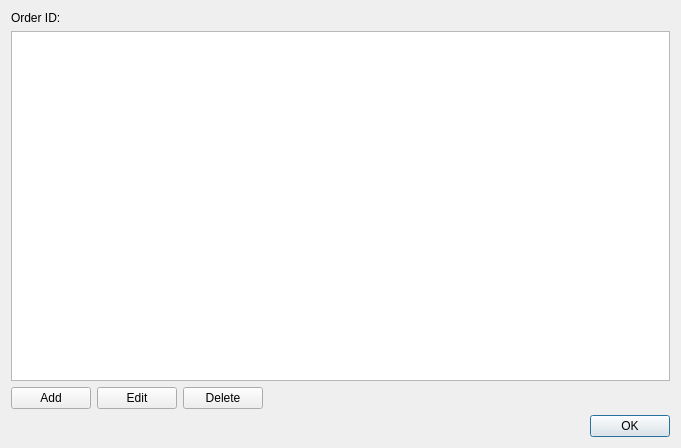
<?xml version="1.0" encoding="UTF-8"?>
<ui version="4.0">
 <class>ExpenseDetailsWindow</class>
 <widget class="QDialog" name="ExpenseDetailsWindow">
  <property name="geometry">
   <rect>
    <x>0</x>
    <y>0</y>
    <width>681</width>
    <height>448</height>
   </rect>
  </property>
  <property name="windowTitle">
   <string>Expense Details</string>
  </property>
  <layout class="QVBoxLayout" name="verticalLayout">
   <item>
    <widget class="QLabel" name="orderIdLabel">
     <property name="text">
      <string>Order ID:</string>
     </property>
    </widget>
   </item>
   <item>
    <widget class="QTableView" name="detailsTable"/>
   </item>
   <item>
    <layout class="QHBoxLayout" name="buttonLayout">
     <item>
      <widget class="QPushButton" name="addDetailButton">
       <property name="text">
        <string>Add</string>
       </property>
      </widget>
     </item>
     <item>
      <widget class="QPushButton" name="editDetailButton">
       <property name="text">
        <string>Edit</string>
       </property>
      </widget>
     </item>
     <item>
      <widget class="QPushButton" name="deleteDetailButton">
       <property name="text">
        <string>Delete</string>
       </property>
      </widget>
     </item>
     <item>
      <spacer name="horizontalSpacer">
       <property name="orientation">
        <enum>Qt::Orientation::Horizontal</enum>
       </property>
       <property name="sizeHint" stdset="0">
        <size>
         <width>40</width>
         <height>20</height>
        </size>
       </property>
      </spacer>
     </item>
    </layout>
   </item>
   <item>
    <widget class="QDialogButtonBox" name="buttonBox">
     <property name="orientation">
      <enum>Qt::Orientation::Horizontal</enum>
     </property>
     <property name="standardButtons">
      <set>QDialogButtonBox::StandardButton::Ok</set>
     </property>
    </widget>
   </item>
  </layout>
 </widget>
 <resources/>
 <connections>
  <connection>
   <sender>buttonBox</sender>
   <signal>accepted()</signal>
   <receiver>ExpenseDetailsWindow</receiver>
   <slot>accept()</slot>
   <hints>
    <hint type="sourcelabel">
     <x>20</x>
     <y>20</y>
    </hint>
    <hint type="destinationlabel">
     <x>20</x>
     <y>20</y>
    </hint>
   </hints>
  </connection>
 </connections>
</ui>
